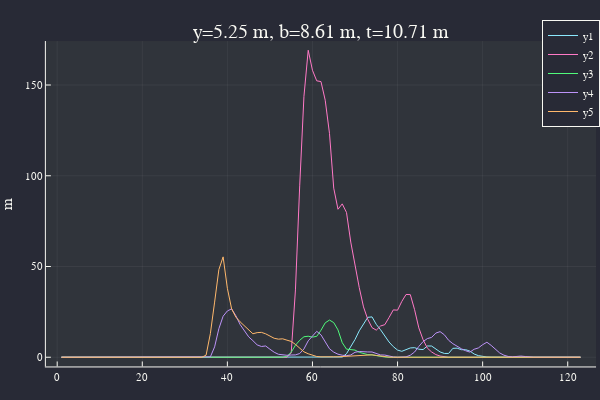

Write notebook code for a chart like this one.
### Markdown cell above
> relative surface roughness to manning coefficient conversion
> -- <cite>[Hydraulic roughness – links between Manning’s coefficient, Nikuradse’s equivalent sand roughness and bed grain size][2]</cite>

[2]: https://www.researchgate.net/publication/47529621_Hydraulic_roughness_-_links_between_Manning%27s_coefficient_Nikuradse%27s_equivalent_sand_roughness_and_bed_grain_size

### Code cell
val(x) = (ustrip∘upreferred)(x)
function headloss(
	z = 0.2, # side slope
	k = 0.025u"mm", # Relative Surface Roughness
	S_f = 43u"m"/35u"km" # longitudinal slope
	)
	m = length(datas[1,:])
	desflow = (maximum∘Matrix)(datas[:,2:2:m])
	n = 0.012*ustrip(k)^(1/6) # manning roughness Coef

	
	# calculate best canal
	y=val(2^0.25/(2sqrt(1+z^2)-z)^(3/8)*(desflow*n/sqrt(S_f))^(3/8))u"m"
	b=2y*(sqrt(1+z^2)-z)
	t=2y*(sqrt(1+z^2))
	
	# canal crosssectional area
	A = y/2*(b+t)
	perim = b+2(hypot(t-b,y))
	L = 45_000u"m" # canal length ish
	
	U = datas[:,2:2:m] ./ A # Average velocity in canal
	D = 4A/perim # hydraulic diameter

	v = 1.52e-6u"m^2/s" # kinematic viscosity of water at 4°C
	Re = U .* D ./v # Reynolds number

	f=0.25 ./ log10.(k ./ (3.7 .* D) .+ 5.74 ./ Re .^ 0.9) .^ 2 # Darcy friction factor
	h_loss = f .* L ./ D .* U.^2 ./ 2g_n
	return (h_loss, val.([y,b,t])...)
end

h,y,b,t = headloss()
plot(Matrix(h), title=@sprintf("y=%.2f m, b=%.2f m, t=%.2f m",y,b,t))

### Figure 1 — Plotly figure (JSON) as saved in the notebook; plotly's stock layout.template omitted (floating-point values rounded to 4 significant figures)
{"data": [{"colorbar": {"title": ""}, "legendgroup": "y1", "line": {"color": "rgba(139, 233, 253, 1.000)", "dash": "solid", "shape": "linear", "width": 1}, "mode": "lines", "name": "y1", "showlegend": true, "type": "scatter", "x": [1, 2, 3, 4, 5, 6, 7, 8, 9, 10, 11, 12, 13, 14, 15, 16, 17, 18, 19, 20, 21, 22, 23, 24, 25, 26, 27, 28, 29, 30, 31, 32, 33, 34, 35, 36, 37, 38, 39, 40, 41, 42, 43, 44, 45, 46, 47, 48, 49, 50, 51, 52, 53, 54, 55, 56, 57, 58, 59, 60, 61, 62, 63, 64, 65, 66, 67, 68, 69, 70, 71, 72, 73, 74, 75, 76, 77, 78, 79, 80, 81, 82, 83, 84, 85, 86, 87, 88, 89, 90, 91, 92, 93, 94, 95, 96, 97, 98, 99, 100, 101, 102, 103, 104, 105, 106, 107, 108, 109, 110, 111, 112, 113, 114, 115, 116, 117, 118, 119, 120, 121, 122, 123], "xaxis": "x", "y": [0, 0, 0, 0, 0, 0, 0, 0, 0, 0, 0, 0, 0, 0, 0, 0, 0, 0, 0, 0, 0, 0, 0, 0, 0, 0, 0, 0, 0, 0, 0, 0, 0, 0, 0, 0, 0, 0, 0, 0, 0, 0, 0, 0, 0, 0, 0, 0, 0, 0, 0, 0, 0, 0, 0, 0, 0, 0, 0, 0, 0, 0, 0, 0, 0, 0, 0.1148, 1.952, 5.483, 9.767, 14.57, 18.46, 21.99, 22.23, 18.11, 15.15, 11.67, 8.397, 5.835, 3.949, 3.261, 4.299, 5.128, 5.28, 4.428, 4.23, 6.203, 6.186, 4.454, 2.931, 2.096, 2.084, 4.907, 5.004, 4.169, 4.175, 3.406, 1.78, 0.8789, 0.3401, 0.1386, 0.03214, 0.0002382, 0, 0, 0, 0, 0, 0, 0, 0, 0, 0, 0, 0, 0, 0, 0, 0, 0, 0, 0, 0], "yaxis": "y", "zmax": null, "zmin": null}, {"colorbar": {"title": ""}, "legendgroup": "y2", "line": {"color": "rgba(255, 121, 198, 1.000)", "dash": "solid", "shape": "linear", "width": 1}, "mode": "lines", "name": "y2", "showlegend": true, "type": "scatter", "x": [1, 2, 3, 4, 5, 6, 7, 8, 9, 10, 11, 12, 13, 14, 15, 16, 17, 18, 19, 20, 21, 22, 23, 24, 25, 26, 27, 28, 29, 30, 31, 32, 33, 34, 35, 36, 37, 38, 39, 40, 41, 42, 43, 44, 45, 46, 47, 48, 49, 50, 51, 52, 53, 54, 55, 56, 57, 58, 59, 60, 61, 62, 63, 64, 65, 66, 67, 68, 69, 70, 71, 72, 73, 74, 75, 76, 77, 78, 79, 80, 81, 82, 83, 84, 85, 86, 87, 88, 89, 90, 91, 92, 93, 94, 95, 96, 97, 98, 99, 100, 101, 102, 103, 104, 105, 106, 107, 108, 109, 110, 111, 112, 113, 114, 115, 116, 117, 118, 119, 120, 121, 122, 123], "xaxis": "x", "y": [0, 0, 0, 0, 0, 0, 0, 0, 0, 0, 0, 0, 0, 0, 0, 0, 0, 0, 0, 0, 0, 0, 0, 0, 0, 0, 0, 0, 0, 0, 0, 0, 0, 0, 0, 0, 0, 0, 0, 0, 0, 0, 0, 0, 0, 0, 0, 0, 0, 0, 0, 0, 0, 0, 2.361, 37.1, 94.43, 143.8, 169.2, 158.1, 152.3, 151.9, 141.6, 123.4, 93.17, 81.55, 84.51, 79.76, 63.46, 49.9, 38.36, 27.73, 20.9, 16.31, 14.93, 17.22, 17.95, 21.9, 26.09, 25.94, 30.75, 34.59, 34.51, 26.23, 16.18, 9.686, 5.059, 2.924, 1.466, 0.6597, 0.1639, 0.007238, 0, 0, 0, 0, 0, 0, 0, 0, 0, 0, 0, 0, 0, 0, 0, 0, 0, 0, 0, 0, 0, 0, 0, 0, 0, 0, 0, 0, 0, 0, 0], "yaxis": "y", "zmax": null, "zmin": null}, {"colorbar": {"title": ""}, "legendgroup": "y3", "line": {"color": "rgba(80, 250, 123, 1.000)", "dash": "solid", "shape": "linear", "width": 1}, "mode": "lines", "name": "y3", "showlegend": true, "type": "scatter", "x": [1, 2, 3, 4, 5, 6, 7, 8, 9, 10, 11, 12, 13, 14, 15, 16, 17, 18, 19, 20, 21, 22, 23, 24, 25, 26, 27, 28, 29, 30, 31, 32, 33, 34, 35, 36, 37, 38, 39, 40, 41, 42, 43, 44, 45, 46, 47, 48, 49, 50, 51, 52, 53, 54, 55, 56, 57, 58, 59, 60, 61, 62, 63, 64, 65, 66, 67, 68, 69, 70, 71, 72, 73, 74, 75, 76, 77, 78, 79, 80, 81, 82, 83, 84, 85, 86, 87, 88, 89, 90, 91, 92, 93, 94, 95, 96, 97, 98, 99, 100, 101, 102, 103, 104, 105, 106, 107, 108, 109, 110, 111, 112, 113, 114, 115, 116, 117, 118, 119, 120, 121, 122, 123], "xaxis": "x", "y": [0, 0, 0, 0, 0, 0, 0, 0, 0, 0, 0, 0, 0, 0, 0, 0, 0, 0, 0, 0, 0, 0, 0, 0, 0, 0, 0, 0, 0, 0, 0, 0, 0, 0, 0, 0, 0, 0, 0, 0, 0, 0, 0, 0, 0, 0, 0, 0, 0, 0, 0, 0, 0.002144, 0.5047, 2.774, 6.626, 9.344, 11.29, 11.58, 11.08, 11.52, 14.88, 18.96, 20.48, 19.09, 15.07, 8.021, 4.461, 4.295, 3.953, 2.718, 1.889, 1.446, 1.301, 0.7817, 0.3702, 0.1338, 0.01837, 0.0003, 0, 0, 0, 0, 0, 0, 0, 0, 0, 0, 0, 0, 0, 0, 0, 0, 0, 0, 0, 0, 0, 0, 0, 0, 0, 0, 0, 0, 0, 0, 0, 0, 0, 0, 0, 0, 0, 0, 0, 0, 0, 0, 0, 0], "yaxis": "y", "zmax": null, "zmin": null}, {"colorbar": {"title": ""}, "legendgroup": "y4", "line": {"color": "rgba(189, 147, 249, 1.000)", "dash": "solid", "shape": "linear", "width": 1}, "mode": "lines", "name": "y4", "showlegend": true, "type": "scatter", "x": [1, 2, 3, 4, 5, 6, 7, 8, 9, 10, 11, 12, 13, 14, 15, 16, 17, 18, 19, 20, 21, 22, 23, 24, 25, 26, 27, 28, 29, 30, 31, 32, 33, 34, 35, 36, 37, 38, 39, 40, 41, 42, 43, 44, 45, 46, 47, 48, 49, 50, 51, 52, 53, 54, 55, 56, 57, 58, 59, 60, 61, 62, 63, 64, 65, 66, 67, 68, 69, 70, 71, 72, 73, 74, 75, 76, 77, 78, 79, 80, 81, 82, 83, 84, 85, 86, 87, 88, 89, 90, 91, 92, 93, 94, 95, 96, 97, 98, 99, 100, 101, 102, 103, 104, 105, 106, 107, 108, 109, 110, 111, 112, 113, 114, 115, 116, 117, 118, 119, 120, 121, 122, 123], "xaxis": "x", "y": [0, 0, 0, 0, 0, 0, 0, 0, 0, 0, 0, 0, 0, 0, 0, 0, 0, 0, 0, 0, 0, 0, 0, 0, 0, 0, 0, 0, 0, 0, 0, 0, 0, 0, 0, 0.1895, 5.733, 15.74, 22.61, 25.51, 26.66, 22.84, 18.0, 14.29, 11.25, 9.139, 6.824, 5.918, 6.216, 4.437, 2.769, 1.634, 1.152, 1.079, 1.235, 1.301, 2.043, 4.589, 9.034, 11.47, 14.27, 12.34, 8.166, 4.676, 2.817, 1.673, 1.125, 0.8839, 1.249, 2.733, 3.174, 2.896, 2.921, 2.899, 1.927, 1.257, 1.211, 0.5229, 0.169, 0.02211, 0.01157, 0.2095, 1.107, 2.867, 5.971, 8.634, 10.27, 10.93, 13.31, 14.11, 12.38, 9.354, 7.47, 5.992, 4.678, 3.591, 2.825, 4.406, 5.133, 6.921, 8.272, 6.538, 4.165, 2.377, 1.142, 0.4393, 0.2415, 0.6024, 0.6307, 0.4011, 0.121, 0.01104, 0.0002871, 0, 0, 0, 0, 0, 0, 0, 0, 0, 0], "yaxis": "y", "zmax": null, "zmin": null}, {"colorbar": {"title": ""}, "legendgroup": "y5", "line": {"color": "rgba(255, 184, 108, 1.000)", "dash": "solid", "shape": "linear", "width": 1}, "mode": "lines", "name": "y5", "showlegend": true, "type": "scatter", "x": [1, 2, 3, 4, 5, 6, 7, 8, 9, 10, 11, 12, 13, 14, 15, 16, 17, 18, 19, 20, 21, 22, 23, 24, 25, 26, 27, 28, 29, 30, 31, 32, 33, 34, 35, 36, 37, 38, 39, 40, 41, 42, 43, 44, 45, 46, 47, 48, 49, 50, 51, 52, 53, 54, 55, 56, 57, 58, 59, 60, 61, 62, 63, 64, 65, 66, 67, 68, 69, 70, 71, 72, 73, 74, 75, 76, 77, 78, 79, 80, 81, 82, 83, 84, 85, 86, 87, 88, 89, 90, 91, 92, 93, 94, 95, 96, 97, 98, 99, 100, 101, 102, 103, 104, 105, 106, 107, 108, 109, 110, 111, 112, 113, 114, 115, 116, 117, 118, 119, 120, 121, 122, 123], "xaxis": "x", "y": [0, 0, 0, 0, 0, 0, 0, 0, 0, 0, 0, 0, 0, 0, 0, 0, 0, 0, 0, 0, 0, 0, 0, 0, 0, 0, 0, 0, 0, 0, 0, 0, 0, 5.205e-07, 1.165, 13.04, 30.39, 48.29, 55.31, 37.99, 26.61, 22.12, 19.49, 17.31, 14.94, 12.95, 13.56, 13.71, 12.91, 11.46, 10.46, 9.969, 10.15, 9.411, 8.729, 7.072, 4.889, 2.989, 1.92, 1.075, 0.4165, 0.2344, 0.3534, 0.3239, 0.2539, 0.2475, 0.3799, 0.3806, 0.4077, 0.5837, 0.8108, 1.019, 1.145, 1.313, 0.9921, 0.6441, 0.2219, 0.05694, 0.004569, 0.0001526, 0, 0, 0, 0, 0, 0, 0, 0, 0, 0, 0, 0, 0, 0, 0, 0, 0, 0, 0, 0, 0, 0, 0, 0, 0, 0, 0, 0, 0, 0, 0, 0, 0, 0, 0, 0, 0, 0, 0, 0, 0, 0, 0], "yaxis": "y", "zmax": null, "zmin": null}], "layout": {"annotations": [{"font": {"color": "rgba(248, 248, 242, 1.000)", "family": "sans-serif", "size": 20}, "rotation": 0, "showarrow": false, "text": "y=5.25 m, b=8.61 m, t=10.71 m", "x": 0.535, "xanchor": "center", "xref": "paper", "y": 1, "yanchor": "top", "yref": "paper"}], "height": 400, "legend": {"bgcolor": "rgba(40, 42, 54, 1.000)", "bordercolor": "rgba(248, 248, 242, 1.000)", "borderwidth": 1, "font": {"color": "rgba(248, 248, 242, 1.000)", "family": "sans-serif", "size": 11}, "title": {"font": {"color": "rgba(248, 248, 242, 1.000)", "family": "sans-serif", "size": 15}, "text": ""}, "tracegroupgap": 0, "traceorder": "normal", "x": 1, "xanchor": "auto", "y": 1, "yanchor": "auto"}, "margin": {"b": 20, "l": 0, "r": 0, "t": 20}, "paper_bgcolor": "rgba(40, 42, 54, 1.000)", "plot_bgcolor": "rgba(48, 52, 59, 1.000)", "showlegend": true, "width": 600, "xaxis": {"anchor": "y", "domain": [0.07647, 0.9934], "gridcolor": "rgba(248, 248, 242, 0.100)", "gridwidth": 0.5, "linecolor": "rgba(248, 248, 242, 1.000)", "mirror": false, "range": [-2.66, 126.7], "showgrid": true, "showline": true, "showticklabels": true, "tickangle": 0, "tickcolor": "rgb(248, 248, 242)", "tickfont": {"color": "rgba(248, 248, 242, 1.000)", "family": "sans-serif", "size": 11}, "tickmode": "array", "ticks": "inside", "ticktext": ["0", "20", "40", "60", "80", "100", "120"], "tickvals": [0, 20, 40, 60, 80, 100, 120], "title": "", "titlefont": {"color": "rgba(248, 248, 242, 1.000)", "family": "sans-serif", "size": 15}, "type": "-", "visible": true, "zeroline": false, "zerolinecolor": "rgba(248, 248, 242, 1.000)"}, "yaxis": {"anchor": "x", "domain": [0.03762, 0.9415], "gridcolor": "rgba(248, 248, 242, 0.100)", "gridwidth": 0.5, "linecolor": "rgba(248, 248, 242, 1.000)", "mirror": false, "range": [-5.075, 174.2], "showgrid": true, "showline": true, "showticklabels": true, "tickangle": 0, "tickcolor": "rgb(248, 248, 242)", "tickfont": {"color": "rgba(248, 248, 242, 1.000)", "family": "sans-serif", "size": 11}, "tickmode": "array", "ticks": "inside", "ticktext": ["0", "50", "100", "150"], "tickvals": [0, 50, 100, 150], "title": "m", "titlefont": {"color": "rgba(248, 248, 242, 1.000)", "family": "sans-serif", "size": 15}, "type": "-", "visible": true, "zeroline": false, "zerolinecolor": "rgba(248, 248, 242, 1.000)"}}}
